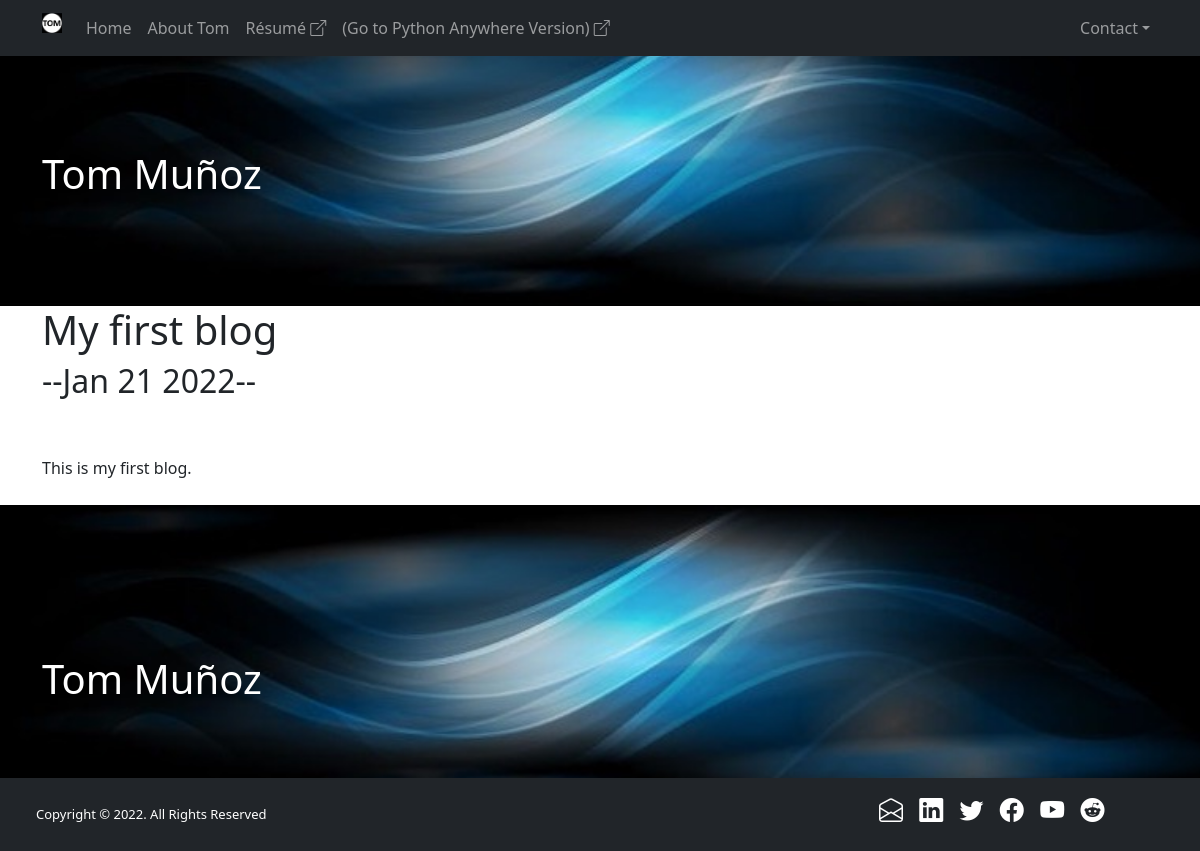
Page /blog/1/ on the committed database.
### blog/models.py (models this page shows, shortened)
class Blog(models.Model):
    title = models.CharField(max_length=200)
    description = models.TextField()
    date = models.DateField()

### blog/views.py (the view)
# urls.py: path('<int:blog_id>/', views.detail, name='detail'),
def detail(request, blog_id):
    blog = get_object_or_404(Blog, pk=blog_id)
    return render(request, 'blog/detail.html', {'blog':blog})

### blog/templates/blog/detail.html
{% extends 'portfolio/base.html' %}
{% block content %}
<h1>{{ blog.title }}</h1>
<h2>--{{ blog.date|date:'M d Y' }}--</h2>
<br><br>
{{ blog.description|safe }}
{% endblock %}

### rows in the picture
Blog: title "My first blog", date "Jan 21 2022", description "This is my first blog."
